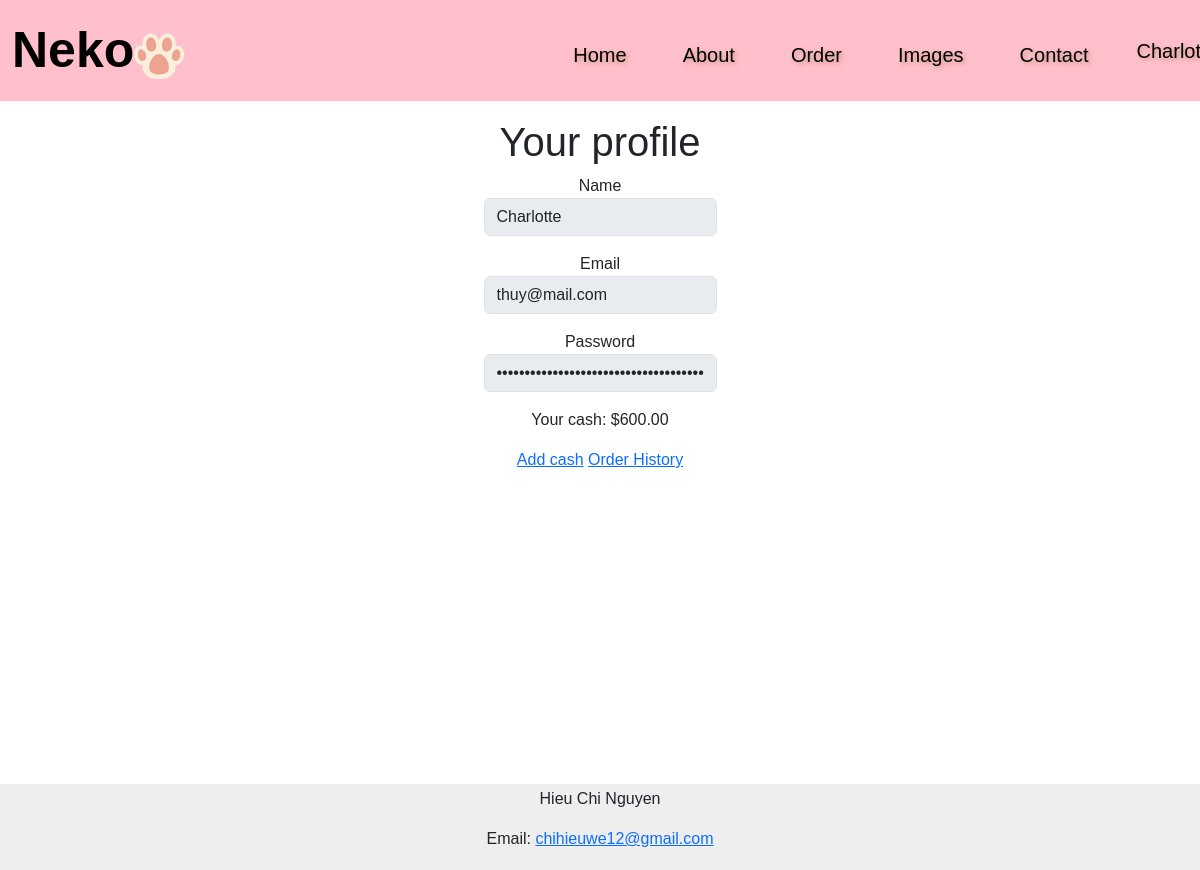
/profile (signed in), run on an earlier commit of the app's database.
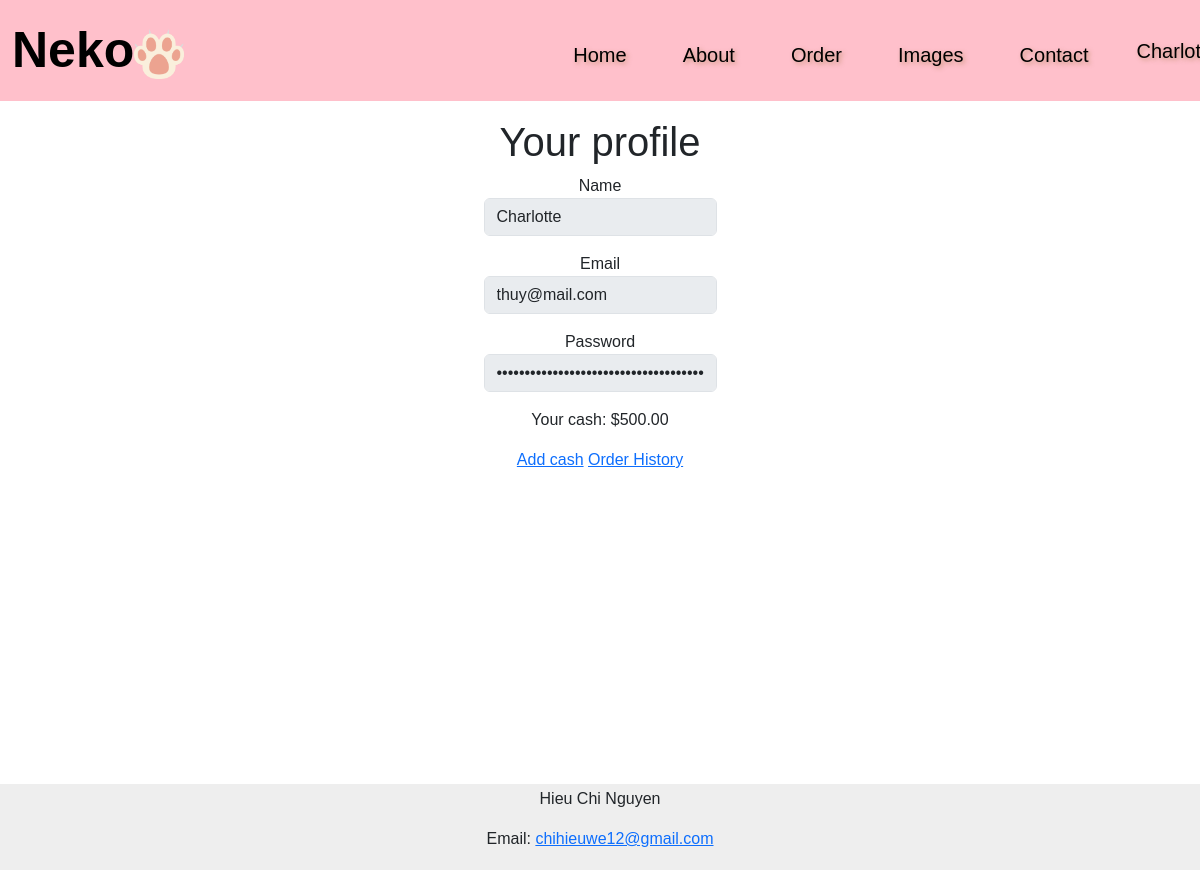
And on a later commit of the database.
### tables this page shows
CREATE TABLE users (
    id INTEGER PRIMARY KEY AUTOINCREMENT NOT NULL, 
    name TEXT NOT NULL, 
    email TEXT NOT NULL,
    hash TEXT NOT NULL,
    cash NUMERIC NOT NULL DEFAULT 100.00
);

### app.py (the view)
@app.route("/profile")
@login_required
def profile():
    username = db.execute("SELECT * FROM users WHERE name = ? AND id = ?", session["username"], session["user_id"])
    return render_template("profile.html", navbar_style='navbar-alt', navbar_brand_style='navbar-brand-alt', nav_link_style='nav-link-alt', username=username)

### app.py (called while the page is built)
@app.after_request
def after_request(response):
    response.headers["Cache-Control"] = "no-cache, no-store, must-revalidate"
    response.headers["Expires"] = 0
    response.headers["Pragma"] = "no-cache"
    return response

def usd(value):
    return f"${value:,.2f}"

def login_required(f):
    @wraps(f)
    def decorated_function(*args, **kwargs):
        if session.get("user_id") is None:
            return redirect("/login")
        return f(*args, **kwargs)
    return decorated_function

### templates/profile.html
{% extends "layout.html" %}
{% block main %}
<h1>Your profile</h1>
<form action="/profile" method="post" id="login">
    {% for user in username %}
    <div class="mb-3">
        <label for="name">Name</label>
        <input autocomplete="off" autofocus class="form-control mx-auto w-auto"  name="name" value="{{ user.name }}" type="text" disabled>
    </div>
    <div class="mb-3">
        <label for="email">Email</label>
        <input autocomplete="off" autofocus class="form-control mx-auto w-auto"  name="email" value="{{ user.email }}" type="text" disabled>
    </div>
    <div class="mb-3">
        <label for="password">Password</label>
        <input class="form-control mx-auto w-auto"  name="password" value="{{ user.hash }}" type="password" disabled>
    </div>
    <div class="mb-3">
        <p>Your cash: {{ user.cash | usd }}</p>
    </div>
    {% endfor %}
    <a href="/cash">Add cash</a>
    <a href="/history">Order History</a>
{% endblock %}

### templates/layout.html (shortened to what this page needs)
<!DOCTYPE html>
<html lang="en">
<head>
<link href="https://cdn.jsdelivr.net/npm/bootstrap@5.3.0/dist/css/bootstrap.min.css" rel="stylesheet">
<link rel="stylesheet" href="static/styles/styles.css">
</head>
<body>
<nav class="navbar navbar-expand-lg {{ navbar_style }}">
    <div class="container-fluid">
        <a class="navbar-brand {{ navbar_brand_style }}" href="/">Neko<img src="static/images/paw.png" width="50" height="50"></a>
        <div class="collapse navbar-collapse" id="navbarSupportedContent">
            {% if session["user_id"] %}
        <ul class="navbar-nav me-auto mt-2 mb-2 mb-lg-0">
            <li class="nav-item hover-underline-animation">
            <a class="nav-link {{ nav_link_style }}" href="/">Home</a>
            </li>
            <li class="nav-item">
            <a class="nav-link {{ nav_link_style }}" href="/about">About</a>
            </li>
            <li class="nav-item">
            <a class="nav-link {{ nav_link_style }}" href="/order">Order</a>
            </li>
            <li class="nav-item">
            <a class="nav-link {{ nav_link_style }}" href="#">Images</a>
            </li>
            <li class="nav-item">
            <a class="nav-link {{ nav_link_style }}" href="#">Contact</a>
            </li>
        </ul>
            <a class="nav-item nav-link {{ nav_link_style }}" href="/profile">{{ session["username"] }}</a>
        {% endif %}
    </div>
    </div>
    </nav>
<main class="container-fluid py-5 text-center">
    {% block main %}{% endblock %}
</main>
<footer>
    <p>Hieu Chi Nguyen</p>
    <p>Email: <a href="mailto:chihieuwe12@gmail.com">chihieuwe12@gmail.com</a></p>
</footer>
  </body>
</body>
</html>

### static/styles/styles.css (style rules this page uses)
* { font-family: 'proxima-nova', sans-serif; }
body { position: relative; min-height: 100vh; }
.navbar { position: fixed; top: 0; left: 0; right: 0; background-color: transparent; z-index: 1; }
.navbar-alt { position: fixed; top: 0; left: 0; right: 0; background-color: #FFC0CB; z-index: 1; }
.navbar-brand { color: rgb(255, 189, 189); font-size: 50px; font-weight: bold; margin-top: 0; }
.navbar-brand-alt { color: black; font-size: 50px; font-weight: bold; margin-top: 0; }
.navbar-nav { margin-left: 350px; }
.nav-link { margin-left: 15px; margin-right: 25px; font-size: 20px; color: rgb(255, 189, 189); text-shadow: 2px 2px 4px rgba(150, 111, 51, 0.5); }
.nav-link-alt { margin-left: 15px; margin-right: 25px; font-size: 20px; color: black; text-shadow: 2px 2px 4px rgba(150, 111, 51, 0.5); }
.container-fluid { position: relative; }
main { margin-top: 70px; }
footer { background-color: #eeeeee; height: auto; width: 100%; text-align: center; padding: 3px; left: 0; bottom: 0; position: absolute; z-index: -1; }

What changed in the data, as far as the page shows it:
changed users "Charlotte": cash "$600.00" → "$500.00"
